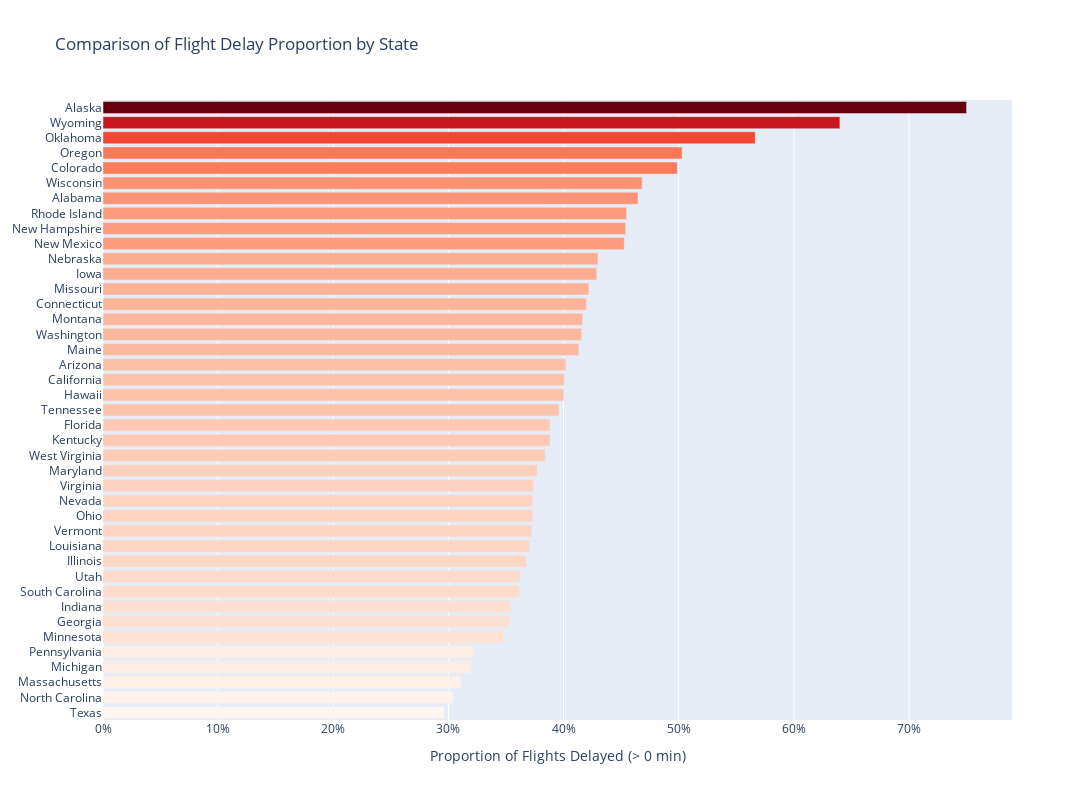

This figure's notebook cell:
### Code cell
fig = px.bar(
    state_stats,
    y='state', 
    x='delay_proportion',
    color='delay_proportion', 
    color_continuous_scale=px.colors.sequential.Reds, 
    title='Comparison of Flight Delay Proportion by State',
    labels={
        'state': 'State',
        'delay_proportion': 'Proportion of Flights Delayed (> 0 min)',
        'faa': 'Airport Code'
    },
    hover_data={
        'state': True, 
        'faa': True, 
        'delay_proportion': ':.1%', 
        'total_flights': ':,d' 
    },
    custom_data=['state'] 
)

fig.update_layout(
    yaxis_title=None, 
    xaxis_tickformat='.0%', 
    coloraxis_showscale=False, 
    yaxis={'categoryorder':'total ascending'},
    height = 800,
    width = 1800
)


fig.update_traces(
    hovertemplate=(
        '<b></b>%{y}<br>' +
        'Delay Proportion: <b>%{x:.1%}</b><br>' +
        'Total Flights: %{customdata[2]:,}' +
        '<extra></extra>'
    ),
    customdata=state_stats[['state', 'faa', 'total_flights']]
)

fig.show()

### Figure 1 — Plotly figure (JSON) as saved in the notebook; plotly's stock layout.template omitted (floating-point values rounded to 4 significant figures)
{"data": [{"customdata": [["Alaska", "ANC", 8], ["Wyoming", "JAC", 25], ["Oklahoma", "OKC", 346], ["Oregon", "PDX", 1354], ["Colorado", "DEN", 7266], ["Wisconsin", "MKE", 2802], ["Alabama", "BHM", 297], ["Rhode Island", "PVD", 376], ["New Hampshire", "MHT", 1009], ["New Mexico", "ABQ", 254], ["Nebraska", "OMA", 849], ["Iowa", "DSM", 569], ["Missouri", "STL", 4339], ["Connecticut", "BDL", 443], ["Montana", "BZN", 36], ["Washington", "SEA", 3923], ["Maine", "PWM", 2352], ["Arizona", "PHX", 4656], ["California", "LAX", 16174], ["Hawaii", "HNL", 707], ["Tennessee", "BNA", 6333], ["Florida", "MCO", 14082], ["Kentucky", "CVG", 3941], ["West Virginia", "CRW", 138], ["Maryland", "BWI", 1781], ["Virginia", "IAD", 5700], ["Nevada", "LAS", 5997], ["Ohio", "CLE", 4573], ["Vermont", "BTV", 2589], ["Louisiana", "MSY", 3799], ["Illinois", "ORD", 17283], ["Utah", "SLC", 2467], ["South Carolina", "CHS", 2884], ["Indiana", "IND", 2077], ["Georgia", "ATL", 17215], ["Minnesota", "MSP", 7185], ["Pennsylvania", "PHL", 1632], ["Michigan", "DTW", 9384], ["Massachusetts", "BOS", 15508], ["North Carolina", "CLT", 14064], ["Texas", "DFW", 8738]], "hovertemplate": "<b></b>%{y}<br>Delay Proportion: <b>%{x:.1%}</b><br>Total Flights: %{customdata[2]:,}<extra></extra>", "legendgroup": "", "marker": {"color": [0.75, 0.64, 0.5665, 0.503, 0.4988, 0.4682, 0.4646, 0.4548, 0.4539, 0.4528, 0.4299, 0.4288, 0.422, 0.4199, 0.4167, 0.4158, 0.4133, 0.4021, 0.4006, 0.4003, 0.3962, 0.3883, 0.3882, 0.3841, 0.3773, 0.374, 0.3732, 0.3731, 0.3723, 0.3704, 0.3678, 0.362, 0.3617, 0.3544, 0.3532, 0.3486, 0.3217, 0.3198, 0.3109, 0.3043, 0.2966], "coloraxis": "coloraxis", "pattern": {"shape": ""}}, "name": "", "orientation": "h", "showlegend": false, "textposition": "auto", "type": "bar", "x": [0.75, 0.64, 0.5665, 0.503, 0.4988, 0.4682, 0.4646, 0.4548, 0.4539, 0.4528, 0.4299, 0.4288, 0.422, 0.4199, 0.4167, 0.4158, 0.4133, 0.4021, 0.4006, 0.4003, 0.3962, 0.3883, 0.3882, 0.3841, 0.3773, 0.374, 0.3732, 0.3731, 0.3723, 0.3704, 0.3678, 0.362, 0.3617, 0.3544, 0.3532, 0.3486, 0.3217, 0.3198, 0.3109, 0.3043, 0.2966], "xaxis": "x", "y": ["Alaska", "Wyoming", "Oklahoma", "Oregon", "Colorado", "Wisconsin", "Alabama", "Rhode Island", "New Hampshire", "New Mexico", "Nebraska", "Iowa", "Missouri", "Connecticut", "Montana", "Washington", "Maine", "Arizona", "California", "Hawaii", "Tennessee", "Florida", "Kentucky", "West Virginia", "Maryland", "Virginia", "Nevada", "Ohio", "Vermont", "Louisiana", "Illinois", "Utah", "South Carolina", "Indiana", "Georgia", "Minnesota", "Pennsylvania", "Michigan", "Massachusetts", "North Carolina", "Texas"], "yaxis": "y"}], "layout": {"barmode": "relative", "coloraxis": {"colorbar": {"title": {"text": "Proportion of Flights Delayed (> 0 min)"}}, "colorscale": [[0, "rgb(255,245,240)"], [0.125, "rgb(254,224,210)"], [0.25, "rgb(252,187,161)"], [0.375, "rgb(252,146,114)"], [0.5, "rgb(251,106,74)"], [0.625, "rgb(239,59,44)"], [0.75, "rgb(203,24,29)"], [0.875, "rgb(165,15,21)"], [1, "rgb(103,0,13)"]], "showscale": false}, "height": 800, "legend": {"tracegroupgap": 0}, "title": {"text": "Comparison of Flight Delay Proportion by State"}, "width": 1800, "xaxis": {"anchor": "y", "domain": [0, 1], "tickformat": ".0%", "title": {"text": "Proportion of Flights Delayed (> 0 min)"}}, "yaxis": {"anchor": "x", "categoryorder": "total ascending", "domain": [0, 1], "title": {}}}}
